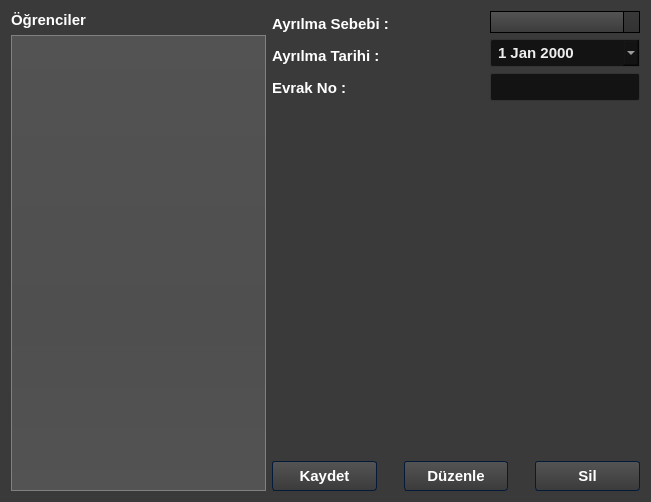
<?xml version="1.0" encoding="UTF-8"?>
<ui version="4.0">
 <class>Form</class>
 <widget class="QWidget" name="Form">
  <property name="geometry">
   <rect>
    <x>0</x>
    <y>0</y>
    <width>651</width>
    <height>502</height>
   </rect>
  </property>
  <property name="font">
   <font>
    <pointsize>11</pointsize>
    <weight>75</weight>
    <bold>true</bold>
   </font>
  </property>
  <property name="windowTitle">
   <string>Form</string>
  </property>
  <property name="styleSheet">
   <string notr="true">/*Copyright (c) DevSec Studio. All rights reserved.

MIT License

Permission is hereby granted, free of charge, to any person obtaining a copy
of this software and associated documentation files (the &quot;Software&quot;), to deal
in the Software without restriction, including without limitation the rights
to use, copy, modify, merge, publish, distribute, sublicense, and/or sell
copies of the Software, and to permit persons to whom the Software is
furnished to do so, subject to the following conditions:

The above copyright notice and this permission notice shall be included in all
copies or substantial portions of the Software.

THE SOFTWARE IS PROVIDED *AS IS*, WITHOUT WARRANTY OF ANY KIND, EXPRESS OR
IMPLIED, INCLUDING BUT NOT LIMITED TO THE WARRANTIES OF MERCHANTABILITY,
FITNESS FOR A PARTICULAR PURPOSE AND NONINFRINGEMENT. IN NO EVENT SHALL THE
AUTHORS OR COPYRIGHT HOLDERS BE LIABLE FOR ANY CLAIM, DAMAGES OR OTHER
LIABILITY, WHETHER IN AN ACTION OF CONTRACT, TORT OR OTHERWISE, ARISING FROM,
OUT OF OR IN CONNECTION WITH THE SOFTWARE OR THE USE OR OTHER DEALINGS IN THE SOFTWARE.
*/

/*-----QWidget-----*/
QWidget
{
	background-color: #3a3a3a;
	color: #fff;
	selection-background-color: #b78620;
	selection-color: #000;

}


/*-----QLabel-----*/
QLabel
{
	background-color: transparent;
	color: #fff;

}


/*-----QMenuBar-----*/
QMenuBar 
{
	background-color: qlineargradient(spread:repeat, x1:1, y1:0, x2:1, y2:1, stop:0 rgba(57, 57, 57, 255),stop:1 rgba(50, 50, 50, 255));
	border: 1px solid #000;
	color: #fff;

}


QMenuBar::item 
{
	background-color: transparent;

}


QMenuBar::item:selected 
{
	background-color: rgba(183, 134, 32, 20%);
	border: 1px solid #b78620;
	color: #fff;

}


QMenuBar::item:pressed 
{
	background-color: rgb(183, 134, 32);
	border: 1px solid #b78620;
	color: #fff;

}


/*-----QMenu-----*/
QMenu
{
    background-color: qlineargradient(spread:repeat, x1:1, y1:0, x2:1, y2:1, stop:0 rgba(57, 57, 57, 255),stop:1 rgba(50, 50, 50, 255));
    border: 1px solid #222;
    padding: 4px;
	color: #fff;

}


QMenu::item
{
    background-color: transparent;
    padding: 2px 20px 2px 20px;

}


QMenu::separator
{
   	background-color: rgb(183, 134, 32);
	height: 1px;

}


QMenu::item:disabled
{
    color: #555;
    background-color: transparent;
    padding: 2px 20px 2px 20px;

}


QMenu::item:selected
{
	background-color: rgba(183, 134, 32, 20%);
	border: 1px solid #b78620;
	color: #fff;

}


/*-----QToolBar-----*/
QToolBar
{
	background-color: qlineargradient(spread:repeat, x1:1, y1:0, x2:1, y2:1, stop:0 rgba(69, 69, 69, 255),stop:1 rgba(58, 58, 58, 255));
	border-top: none;
	border-bottom: 1px solid #4f4f4f;
	border-left: 1px solid #4f4f4f;
	border-right: 1px solid #4f4f4f;

}


QToolBar::separator
{
	background-color: #2e2e2e;
	width: 1px;

}


/*-----QToolButton-----*/
QToolButton 
{
	background-color: transparent;
	color: #fff;
	padding: 5px;
	padding-left: 8px;
	padding-right: 8px;
	margin-left: 1px;
}


QToolButton:hover
{
	background-color: rgba(183, 134, 32, 20%);
	border: 1px solid #b78620;
	color: #fff;
	
}


QToolButton:pressed
{
	background-color: qlineargradient(spread:repeat, x1:1, y1:0, x2:1, y2:1, stop:0 rgba(57, 57, 57, 255),stop:1 rgba(50, 50, 50, 255));
	border: 1px solid #b78620;

}


QToolButton:checked
{
	background-color: qlineargradient(spread:repeat, x1:1, y1:0, x2:1, y2:1, stop:0 rgba(57, 57, 57, 255),stop:1 rgba(50, 50, 50, 255));
	border: 1px solid #222;
}


/*-----QPushButton-----*/
QPushButton
{
	background-color: qlineargradient(spread:repeat, x1:1, y1:0, x2:1, y2:1, stop:0 rgba(84, 84, 84, 255),stop:1 rgba(59, 59, 59, 255));
	color: #ffffff;
	min-width: 80px;
	border-style: solid;
	border-width: 1px;
	border-radius: 3px;
	border-color: #051a39;
	padding: 5px;

}


QPushButton::flat
{
	background-color: transparent;
	border: none;
	color: #fff;

}


QPushButton::disabled
{
	background-color: #404040;
	color: #656565;
	border-color: #051a39;

}


QPushButton::hover
{
	background-color: rgba(183, 134, 32, 20%);
	border: 1px solid #b78620;

}


QPushButton::pressed
{
	background-color: qlineargradient(spread:repeat, x1:1, y1:0, x2:1, y2:1, stop:0 rgba(74, 74, 74, 255),stop:1 rgba(49, 49, 49, 255));
	border: 1px solid #b78620;

}


QPushButton::checked
{
	background-color: qlineargradient(spread:repeat, x1:1, y1:0, x2:1, y2:1, stop:0 rgba(74, 74, 74, 255),stop:1 rgba(49, 49, 49, 255));
	border: 1px solid #222;

}


/*-----QLineEdit-----*/
QLineEdit
{
	background-color: #131313;
	color : #eee;
	border: 1px solid #343434;
	border-radius: 2px;
	padding: 3px;
	padding-left: 5px;

}


/*-----QPlainTExtEdit-----*/
QPlainTextEdit
{
	background-color: #131313;
	color : #eee;
	border: 1px solid #343434;
	border-radius: 2px;
	padding: 3px;
	padding-left: 5px;

}


/*-----QTabBar-----*/
QTabBar::tab
{
	background-color: qlineargradient(spread:repeat, x1:1, y1:0, x2:1, y2:1, stop:0 rgba(84, 84, 84, 255),stop:1 rgba(59, 59, 59, 255));
	color: #ffffff;
	border-style: solid;
	border-width: 1px;
	border-color: #666;
	border-bottom: none;
	padding: 5px;
	padding-left: 15px;
	padding-right: 15px;

}


QTabWidget::pane 
{
	background-color: red;
	border: 1px solid #666;
	top: 1px;

}


QTabBar::tab:last
{
	margin-right: 0; 

}


QTabBar::tab:first:!selected
{
	background-color: #0c0c0d;
	margin-left: 0px;

}


QTabBar::tab:!selected
{
	color: #b1b1b1;
	border-bottom-style: solid;
	background-color: #0c0c0d;

}


QTabBar::tab:selected
{
	margin-bottom: 0px;

}


QTabBar::tab:!selected:hover
{
	border-top-color: #b78620;

}


/*-----QComboBox-----*/
QComboBox
{
    background-color: qlineargradient(spread:repeat, x1:1, y1:0, x2:1, y2:1, stop:0 rgba(84, 84, 84, 255),stop:1 rgba(59, 59, 59, 255));
    border: 1px solid #000;
    padding-left: 6px;
    color: #ffffff;
    height: 20px;

}


QComboBox::disabled
{
	background-color: #404040;
	color: #656565;
	border-color: #051a39;

}


QComboBox:on
{
    background-color: #b78620;
	color: #000;

}


QComboBox QAbstractItemView
{
    background-color: #383838;
    color: #ffffff;
    border: 1px solid black;
    selection-background-color: #b78620;
    outline: 0;

}


QComboBox::drop-down
{
	background-color: qlineargradient(spread:repeat, x1:1, y1:0, x2:1, y2:1, stop:0 rgba(57, 57, 57, 255),stop:1 rgba(50, 50, 50, 255));
    subcontrol-origin: padding;
    subcontrol-position: top right;
    width: 15px;
    border-left-width: 1px;
    border-left-color: black;
    border-left-style: solid; 

}


QComboBox::down-arrow
{
    image: url(://arrow-down.png);
    width: 8px;
    height: 8px;
}


/*-----QSpinBox &amp; QDateTimeEdit-----*/
QSpinBox,
QDateTimeEdit 
{
    background-color: #131313;
	color : #eee;
	border: 1px solid #343434;
	padding: 3px;
	padding-left: 5px;
    border-radius : 2px;

}


QSpinBox::up-button, 
QDateTimeEdit::up-button
{
	border-top-right-radius:2px;
	background-color: #777777;
    width: 16px; 
    border-width: 1px;

}


QSpinBox::up-button:hover, 
QDateTimeEdit::up-button:hover
{
	background-color: #585858;

}


QSpinBox::up-button:pressed, 
QDateTimeEdit::up-button:pressed
{
	background-color: #252525;
    width: 16px; 
    border-width: 1px;

}


QSpinBox::up-arrow,
QDateTimeEdit::up-arrow
{
    image: url(://arrow-up.png);
    width: 7px;
    height: 7px;

}


QSpinBox::down-button, 
QDateTimeEdit::down-button
{
	border-bottom-right-radius:2px;
	background-color: #777777;
    width: 16px; 
    border-width: 1px;

}


QSpinBox::down-button:hover, 
QDateTimeEdit::down-button:hover
{
	background-color: #585858;

}


QSpinBox::down-button:pressed, 
QDateTimeEdit::down-button:pressed
{
	background-color: #252525;
    width: 16px; 
    border-width: 1px;

}


QSpinBox::down-arrow,
QDateTimeEdit::down-arrow
{
    image: url(://arrow-down.png);
    width: 7px;
    height: 7px;

}


/*-----QGroupBox-----*/
QGroupBox 
{
    border: 1px solid;
    border-color: #666666;
	border-radius: 5px;
    margin-top: 20px;

}


QGroupBox::title  
{
    background-color: transparent;
    color: #eee;
    subcontrol-origin: margin;
    padding: 5px;
	border-top-left-radius: 3px;
	border-top-right-radius: 3px;

}


/*-----QHeaderView-----*/
QHeaderView::section
{
    background-color: qlineargradient(spread:repeat, x1:1, y1:0, x2:1, y2:1, stop:0 rgba(60, 60, 60, 255),stop:1 rgba(50, 50, 50, 255));
	border: 1px solid #000;
    color: #fff;
    text-align: left;
	padding: 4px;
	
}


QHeaderView::section:disabled
{
    background-color: #525251;
    color: #656565;

}


QHeaderView::section:checked
{
    background-color: qlineargradient(spread:repeat, x1:1, y1:0, x2:1, y2:1, stop:0 rgba(60, 60, 60, 255),stop:1 rgba(50, 50, 50, 255));
    color: #fff;

}


QHeaderView::section::vertical::first,
QHeaderView::section::vertical::only-one
{
    border-top: 1px solid #353635;

}


QHeaderView::section::vertical
{
    border-top: 1px solid #353635;

}


QHeaderView::section::horizontal::first,
QHeaderView::section::horizontal::only-one
{
    border-left: 1px solid #353635;

}


QHeaderView::section::horizontal
{
    border-left: 1px solid #353635;

}


QTableCornerButton::section
{
    background-color: qlineargradient(spread:repeat, x1:1, y1:0, x2:1, y2:1, stop:0 rgba(60, 60, 60, 255),stop:1 rgba(50, 50, 50, 255));
	border: 1px solid #000;
    color: #fff;

}


/*-----QTreeWidget-----*/
QTreeView
{
	show-decoration-selected: 1;
	alternate-background-color: #3a3a3a;
	selection-color: #fff;
	background-color: #2d2d2d;
	border: 1px solid gray;
	padding-top : 5px;
	color: #fff;
	font: 8pt;

}


QTreeView::item:selected
{
	color:#fff;
	background-color: #b78620;
	border-radius: 0px;

}


QTreeView::item:!selected:hover
{
    background-color: #262626;
    border: none;
    color: white;

}


QTreeView::branch:has-children:!has-siblings:closed,
QTreeView::branch:closed:has-children:has-siblings 
{
	image: url(://tree-closed.png);

}


QTreeView::branch:open:has-children:!has-siblings,
QTreeView::branch:open:has-children:has-siblings  
{
	image: url(://tree-open.png);

}


/*-----QListView-----*/
QListView 
{
	background-color: qlineargradient(spread:repeat, x1:1, y1:0, x2:1, y2:1, stop:0 rgba(83, 83, 83, 255),stop:0.293269 rgba(81, 81, 81, 255),stop:0.634615 rgba(79, 79, 79, 255),stop:1 rgba(83, 83, 83, 255));
    border : none;
    color: white;
    show-decoration-selected: 1; 
    outline: 0;
	border: 1px solid gray;

}


QListView::disabled 
{
	background-color: #656565;
	color: #1b1b1b;
    border: 1px solid #656565;

}


QListView::item 
{
	background-color: #2d2d2d;
    padding: 1px;

}


QListView::item:alternate 
{
    background-color: #3a3a3a;

}


QListView::item:selected 
{
	background-color: #b78620;
	border: 1px solid #b78620;
	color: #fff;

}


QListView::item:selected:!active 
{
	background-color: #b78620;
	border: 1px solid #b78620;
	color: #fff;

}


QListView::item:selected:active 
{
	background-color: #b78620;
	border: 1px solid #b78620;
	color: #fff;

}


QListView::item:hover {
    background-color: #262626;
    border: none;
    color: white;

}


/*-----QCheckBox-----*/
QCheckBox
{
	background-color: transparent;
    color: lightgray;
	border: none;

}


QCheckBox::indicator
{
    background-color: #323232;
    border: 1px solid darkgray;
    width: 12px;
    height: 12px;

}


QCheckBox::indicator:checked
{
    image:url(&quot;./ressources/check.png&quot;);
	background-color: #b78620;
    border: 1px solid #3a546e;

}


QCheckBox::indicator:unchecked:hover
{
	border: 1px solid #b78620; 

}


QCheckBox::disabled
{
	color: #656565;

}


QCheckBox::indicator:disabled
{
	background-color: #656565;
	color: #656565;
    border: 1px solid #656565;

}


/*-----QRadioButton-----*/
QRadioButton 
{
	color: lightgray;
	background-color: transparent;

}


QRadioButton::indicator::unchecked:hover 
{
	background-color: lightgray;
	border: 2px solid #b78620;
	border-radius: 6px;
}


QRadioButton::indicator::checked 
{
	border: 2px solid #b78620;
	border-radius: 6px;
	background-color: rgba(183,134,32,20%);  
	width: 9px; 
	height: 9px; 

}


/*-----QSlider-----*/
QSlider::groove:horizontal 
{
	background-color: transparent;
	height: 3px;

}


QSlider::sub-page:horizontal 
{
	background-color: #b78620;

}


QSlider::add-page:horizontal 
{
	background-color: #131313;

}


QSlider::handle:horizontal 
{
	background-color: #b78620;
	width: 14px;
	margin-top: -6px;
	margin-bottom: -6px;
	border-radius: 6px;

}


QSlider::handle:horizontal:hover 
{
	background-color: #d89e25;
	border-radius: 6px;

}


QSlider::sub-page:horizontal:disabled 
{
	background-color: #bbb;
	border-color: #999;

}


QSlider::add-page:horizontal:disabled 
{
	background-color: #eee;
	border-color: #999;

}


QSlider::handle:horizontal:disabled 
{
	background-color: #eee;
	border: 1px solid #aaa;
	border-radius: 3px;

}


/*-----QScrollBar-----*/
QScrollBar:horizontal
{
    border: 1px solid #222222;
    background-color: #3d3d3d;
    height: 15px;
    margin: 0px 16px 0 16px;

}


QScrollBar::handle:horizontal
{
	background-color: qlineargradient(spread:repeat, x1:1, y1:0, x2:1, y2:1, stop:0 rgba(97, 97, 97, 255),stop:1 rgba(90, 90, 90, 255));
	border: 1px solid #2d2d2d;
    min-height: 20px;

}


QScrollBar::add-line:horizontal
{
	background-color: qlineargradient(spread:repeat, x1:1, y1:0, x2:1, y2:1, stop:0 rgba(97, 97, 97, 255),stop:1 rgba(90, 90, 90, 255));
	border: 1px solid #2d2d2d;
    width: 15px;
    subcontrol-position: right;
    subcontrol-origin: margin;

}


QScrollBar::sub-line:horizontal
{
	background-color: qlineargradient(spread:repeat, x1:1, y1:0, x2:1, y2:1, stop:0 rgba(97, 97, 97, 255),stop:1 rgba(90, 90, 90, 255));
	border: 1px solid #2d2d2d;
    width: 15px;
    subcontrol-position: left;
    subcontrol-origin: margin;

}


QScrollBar::right-arrow:horizontal
{
    image: url(://arrow-right.png);
    width: 6px;
    height: 6px;

}


QScrollBar::left-arrow:horizontal
{
    image: url(://arrow-left.png);
    width: 6px;
    height: 6px;

}


QScrollBar::add-page:horizontal, QScrollBar::sub-page:horizontal
{
    background: none;

}


QScrollBar:vertical
{
    background-color: #3d3d3d;
    width: 16px;
	border: 1px solid #2d2d2d;
    margin: 16px 0px 16px 0px;

}


QScrollBar::handle:vertical
{
    background-color: qlineargradient(spread:repeat, x1:1, y1:0, x2:1, y2:1, stop:0 rgba(97, 97, 97, 255),stop:1 rgba(90, 90, 90, 255));
	border: 1px solid #2d2d2d;
    min-height: 20px;

}


QScrollBar::add-line:vertical
{
	background-color: qlineargradient(spread:repeat, x1:1, y1:0, x2:1, y2:1, stop:0 rgba(97, 97, 97, 255),stop:1 rgba(90, 90, 90, 255));
	border: 1px solid #2d2d2d;
    height: 15px;
    subcontrol-position: bottom;
    subcontrol-origin: margin;

}


QScrollBar::sub-line:vertical
{
	background-color: qlineargradient(spread:repeat, x1:1, y1:0, x2:1, y2:1, stop:0 rgba(97, 97, 97, 255),stop:1 rgba(90, 90, 90, 255));
	border: 1px solid #2d2d2d;
    height: 15px;
    subcontrol-position: top;
    subcontrol-origin: margin;

}


QScrollBar::up-arrow:vertical
{
    image: url(://arrow-up.png);
    width: 6px;
    height: 6px;

}


QScrollBar::down-arrow:vertical
{
    image: url(://arrow-down.png);
    width: 6px;
    height: 6px;

}


QScrollBar::add-page:vertical, QScrollBar::sub-page:vertical
{
    background: none;

}


/*-----QProgressBar-----*/
QProgressBar
{
    border: 1px solid #666666;
    text-align: center;
	color: #000;
	font-weight: bold;

}


QProgressBar::chunk
{
    background-color: #b78620;
    width: 30px;
    margin: 0.5px;

}

</string>
  </property>
  <layout class="QGridLayout" name="gridLayout">
   <item row="0" column="0">
    <layout class="QHBoxLayout" name="horizontalLayout_3">
     <item>
      <layout class="QVBoxLayout" name="verticalLayout_4">
       <item>
        <widget class="QLabel" name="label_4">
         <property name="text">
          <string>Öğrenciler</string>
         </property>
        </widget>
       </item>
       <item>
        <widget class="QListWidget" name="lw_students"/>
       </item>
      </layout>
     </item>
     <item>
      <layout class="QVBoxLayout" name="verticalLayout_3" stretch="10,20,10">
       <item>
        <layout class="QHBoxLayout" name="horizontalLayout">
         <item>
          <layout class="QVBoxLayout" name="verticalLayout_2">
           <item>
            <widget class="QLabel" name="label_2">
             <property name="text">
              <string>Ayrılma Sebebi : </string>
             </property>
            </widget>
           </item>
           <item>
            <widget class="QLabel" name="label">
             <property name="text">
              <string>Ayrılma Tarihi : </string>
             </property>
            </widget>
           </item>
           <item>
            <widget class="QLabel" name="label_3">
             <property name="text">
              <string>Evrak No : </string>
             </property>
            </widget>
           </item>
          </layout>
         </item>
         <item>
          <spacer name="horizontalSpacer">
           <property name="orientation">
            <enum>Qt::Horizontal</enum>
           </property>
           <property name="sizeHint" stdset="0">
            <size>
             <width>40</width>
             <height>20</height>
            </size>
           </property>
          </spacer>
         </item>
         <item>
          <layout class="QVBoxLayout" name="verticalLayout">
           <item>
            <widget class="QComboBox" name="cmb_cause"/>
           </item>
           <item>
            <widget class="QDateEdit" name="date_disconnection">
             <property name="calendarPopup">
              <bool>true</bool>
             </property>
            </widget>
           </item>
           <item>
            <widget class="QLineEdit" name="le_document_number"/>
           </item>
          </layout>
         </item>
        </layout>
       </item>
       <item>
        <spacer name="verticalSpacer">
         <property name="orientation">
          <enum>Qt::Vertical</enum>
         </property>
         <property name="sizeHint" stdset="0">
          <size>
           <width>20</width>
           <height>40</height>
          </size>
         </property>
        </spacer>
       </item>
       <item>
        <layout class="QHBoxLayout" name="horizontalLayout_2" stretch="10,2,10,2,10">
         <item>
          <widget class="QPushButton" name="btn_save">
           <property name="text">
            <string>Kaydet</string>
           </property>
          </widget>
         </item>
         <item>
          <spacer name="horizontalSpacer_2">
           <property name="orientation">
            <enum>Qt::Horizontal</enum>
           </property>
           <property name="sizeHint" stdset="0">
            <size>
             <width>40</width>
             <height>20</height>
            </size>
           </property>
          </spacer>
         </item>
         <item>
          <widget class="QPushButton" name="btn_edit">
           <property name="text">
            <string>Düzenle</string>
           </property>
          </widget>
         </item>
         <item>
          <spacer name="horizontalSpacer_3">
           <property name="orientation">
            <enum>Qt::Horizontal</enum>
           </property>
           <property name="sizeHint" stdset="0">
            <size>
             <width>40</width>
             <height>20</height>
            </size>
           </property>
          </spacer>
         </item>
         <item>
          <widget class="QPushButton" name="btn_delete">
           <property name="text">
            <string>Sil</string>
           </property>
          </widget>
         </item>
        </layout>
       </item>
      </layout>
     </item>
    </layout>
   </item>
  </layout>
 </widget>
 <resources/>
 <connections/>
</ui>
